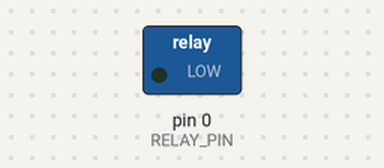
A sketch run on a simulated Arduino Uno, built with avr-gcc and run on an emulated ATmega328P. Shown: switched loads named in the sketch (green lamp = pin HIGH).

Above: at 2.5 s.
At 7.5 s:
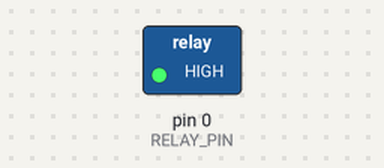
Timing chart, 0 to 13.0 s (numbered marks = the images above):
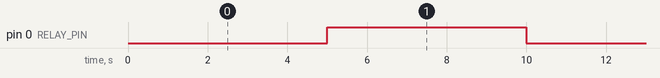

The sketch:

4B-Relay_cow.ino
```cpp
#define RELAY_PIN 0

void setup() {
  pinMode(RELAY_PIN, OUTPUT);
  digitalWrite(RELAY_PIN, HIGH);
}

void loop() {
  digitalWrite(RELAY_PIN, LOW);
  delay(5000);
  digitalWrite(RELAY_PIN, HIGH);
  delay(5000);
}
```

Measured:
- by itself, pin 0 (RELAY_PIN): alternates HIGH for 5.0 s and LOW for 5.0 s
